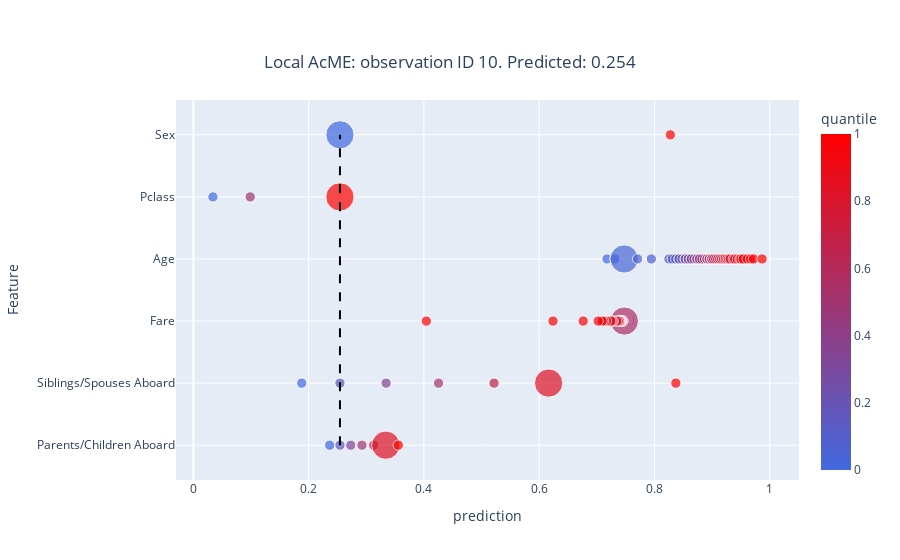

This figure's notebook cell:
### Code cell
acme_local.summary_plot(local=True)

### Figure 1 — Plotly figure (JSON) as saved in the notebook; plotly's stock layout.template omitted (floating-point values rounded to 4 significant figures)
{"data": [{"hovertemplate": "prediction=%{x}<br>Feature=%{y}<br>size=%{marker.size}<br>quantile=%{marker.color}<extra></extra>", "legendgroup": "", "marker": {"color": [0, 0.1667, 0.3333, 0.5, 0.6667, 0.8333, 1, 0, 0.1667, 0.3333, 0.5, 0.6667, 0.8333, 1, 0, 0.02041, 0.04082, 0.06122, 0.08163, 0.102, 0.1224, 0.1429, 0.1633, 0.1837, 0.2041, 0.2245, 0.2449, 0.2653, 0.2857, 0.3061, 0.3265, 0.3469, 0.3673, 0.3878, 0.4082, 0.4286, 0.449, 0.4694, 0.4898, 0.5102, 0.5306, 0.551, 0.5714, 0.5918, 0.6122, 0.6327, 0.6531, 0.6735, 0.6939, 0.7143, 0.7347, 0.7551, 0.7755, 0.7959, 0.8163, 0.8367, 0.8571, 0.8776, 0.898, 0.9184, 0.9388, 0.9592, 0.9796, 1, 0, 0.02041, 0.04082, 0.06122, 0.08163, 0.102, 0.1224, 0.1429, 0.1633, 0.1837, 0.2041, 0.2245, 0.2449, 0.2653, 0.2857, 0.3061, 0.3265, 0.3469, 0.3673, 0.3878, 0.4082, 0.4286, 0.449, 0.4694, 0.5102, 0.4898, 0.5306, 0.551, 0.5714, 0.5918, 0.6122, 0.6327, 0.6531, 0.6735, 0.6939, 0.7143, 0.7347, 0.7551, 0.7755, 0.7959, 0.8163, 0.8367, 0.8571, 0.8776, 0.898, 0.9184, 0.9388, 0.9592, 0.9796, 1, 0, 0.5, 1, 0, 1], "coloraxis": "coloraxis", "size": [0.2, 0.2, 0.2, 0.2, 0.2, 1.5, 0.2, 0.2, 0.2, 0.2, 0.2, 0.2, 1.5, 0.2, 0.2, 0.2, 0.2, 0.2, 0.2, 0.2, 0.2, 0.2, 0.2, 0.2, 0.2, 0.2, 0.2, 0.2, 0.2, 0.2, 0.2, 0.2, 0.2, 0.2, 0.2, 0.2, 0.2, 0.2, 0.2, 0.2, 0.2, 1.5, 0.2, 0.2, 0.2, 0.2, 0.2, 0.2, 0.2, 0.2, 0.2, 0.2, 0.2, 0.2, 0.2, 0.2, 0.2, 0.2, 0.2, 0.2, 0.2, 0.2, 0.2, 0.2, 0.2, 0.2, 1.5, 0.2, 0.2, 0.2, 0.2, 0.2, 0.2, 0.2, 0.2, 0.2, 0.2, 0.2, 0.2, 0.2, 0.2, 0.2, 0.2, 0.2, 0.2, 0.2, 0.2, 0.2, 0.2, 0.2, 0.2, 0.2, 0.2, 0.2, 0.2, 0.2, 0.2, 0.2, 0.2, 0.2, 0.2, 0.2, 0.2, 0.2, 0.2, 0.2, 0.2, 0.2, 0.2, 0.2, 0.2, 0.2, 0.2, 0.2, 0.2, 0.2, 1.5, 1.5, 0.2], "sizemode": "area", "sizeref": 0.00375, "symbol": "circle"}, "mode": "markers", "name": "", "orientation": "h", "showlegend": false, "type": "scatter", "x": [0.2365, 0.2543, 0.273, 0.2925, 0.3128, 0.3338, 0.3556, 0.188, 0.2543, 0.3344, 0.4254, 0.5217, 0.6164, 0.8371, 0.7566, 0.7531, 0.7528, 0.7527, 0.7527, 0.7525, 0.7524, 0.7524, 0.7524, 0.7523, 0.7523, 0.7523, 0.7523, 0.7523, 0.7522, 0.7522, 0.752, 0.7517, 0.7514, 0.7509, 0.7505, 0.7497, 0.7495, 0.7495, 0.7488, 0.7486, 0.748, 0.7477, 0.7459, 0.745, 0.7434, 0.7422, 0.7421, 0.742, 0.7418, 0.7411, 0.7399, 0.7391, 0.7372, 0.7343, 0.7286, 0.7264, 0.7241, 0.7166, 0.7119, 0.709, 0.7023, 0.6764, 0.6239, 0.4042, 0.7177, 0.7311, 0.7474, 0.7706, 0.7946, 0.825, 0.8311, 0.8369, 0.8426, 0.8426, 0.8482, 0.853, 0.8536, 0.8588, 0.8588, 0.8638, 0.8638, 0.8687, 0.8735, 0.8735, 0.8781, 0.8781, 0.8826, 0.8869, 0.8911, 0.8911, 0.8951, 0.8951, 0.899, 0.8997, 0.9028, 0.9065, 0.91, 0.9134, 0.9167, 0.9199, 0.9229, 0.9259, 0.9288, 0.9315, 0.9367, 0.9392, 0.9439, 0.9482, 0.9502, 0.9541, 0.961, 0.9668, 0.9719, 0.9867, 0.03394, 0.09867, 0.2543, 0.2543, 0.8276], "xaxis": "x", "y": ["Parents/Children Aboard", "Parents/Children Aboard", "Parents/Children Aboard", "Parents/Children Aboard", "Parents/Children Aboard", "Parents/Children Aboard", "Parents/Children Aboard", "Siblings/Spouses Aboard", "Siblings/Spouses Aboard", "Siblings/Spouses Aboard", "Siblings/Spouses Aboard", "Siblings/Spouses Aboard", "Siblings/Spouses Aboard", "Siblings/Spouses Aboard", "Fare", "Fare", "Fare", "Fare", "Fare", "Fare", "Fare", "Fare", "Fare", "Fare", "Fare", "Fare", "Fare", "Fare", "Fare", "Fare", "Fare", "Fare", "Fare", "Fare", "Fare", "Fare", "Fare", "Fare", "Fare", "Fare", "Fare", "Fare", "Fare", "Fare", "Fare", "Fare", "Fare", "Fare", "Fare", "Fare", "Fare", "Fare", "Fare", "Fare", "Fare", "Fare", "Fare", "Fare", "Fare", "Fare", "Fare", "Fare", "Fare", "Fare", "Age", "Age", "Age", "Age", "Age", "Age", "Age", "Age", "Age", "Age", "Age", "Age", "Age", "Age", "Age", "Age", "Age", "Age", "Age", "Age", "Age", "Age", "Age", "Age", "Age", "Age", "Age", "Age", "Age", "Age", "Age", "Age", "Age", "Age", "Age", "Age", "Age", "Age", "Age", "Age", "Age", "Age", "Age", "Age", "Age", "Age", "Age", "Age", "Age", "Age", "Pclass", "Pclass", "Pclass", "Sex", "Sex"], "yaxis": "y"}], "layout": {"coloraxis": {"colorbar": {"title": {"text": "quantile"}}, "colorscale": [[0, "royalblue"], [1, "red"]]}, "legend": {"itemsizing": "constant", "tracegroupgap": 0}, "shapes": [{"line": {"color": "black", "dash": "dash", "width": 2}, "type": "line", "x0": 0.2543, "x1": 0.2543, "y0": "Parents/Children Aboard", "y1": "Sex"}], "title": {"text": "Local AcME: observation ID 10. Predicted: 0.254", "x": 0.5, "xanchor": "center", "y": 0.9, "yanchor": "top"}, "xaxis": {"anchor": "y", "domain": [0, 1], "title": {"text": "prediction"}}, "yaxis": {"anchor": "x", "domain": [0, 1], "title": {"text": "Feature"}}}}
